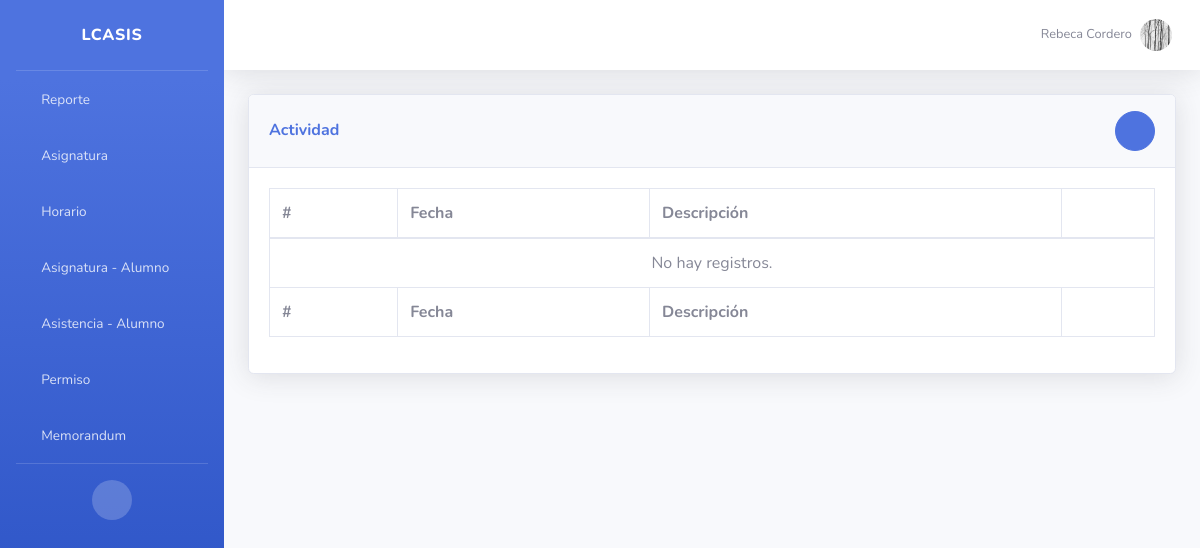
The page /actividad/ (signed in) on the database as committed earlier.
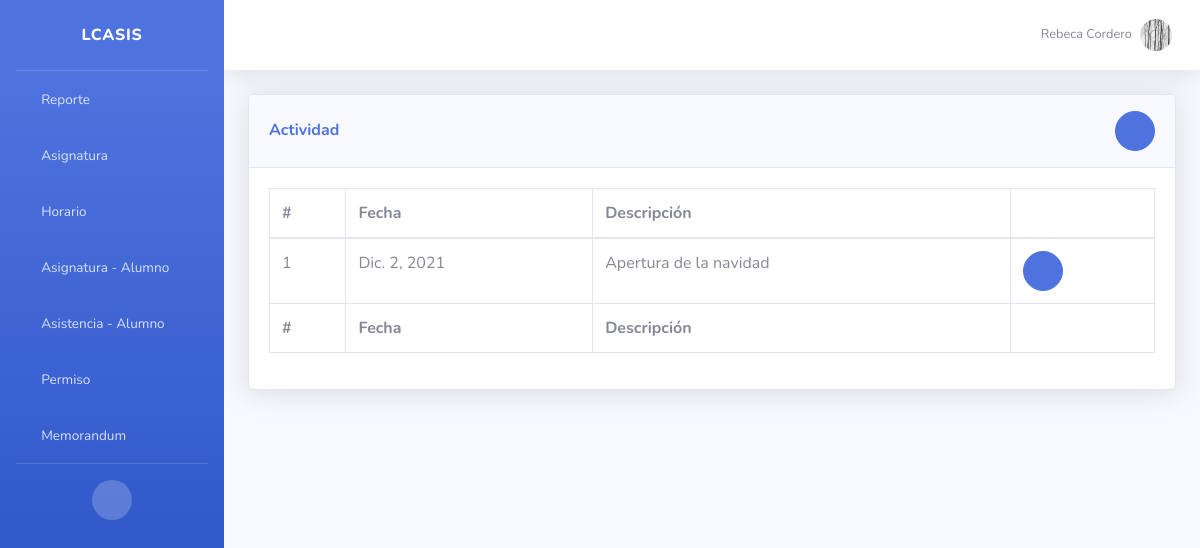
The same page on the database as committed later.
### app/models.py (models this page shows)
class Actividad(models.Model):
	fecha = models.DateField()
	descripcion = models.CharField(max_length=100)
	participantes = models.ManyToManyField(Personal)

### app/views.py (the view)
# urls.py: path('actividad/', views.Actividad.as_view(), name="actividad"),
class Actividad(GroupRequiredMixin, ListView):
	group_required = u'secretario'
	template_name = "actividad/index.html"
	model = models.Actividad

### app/templatetags/app_extras.py (called while the page is built)
@register.simple_tag
def get_user_lca(usuario):
	grupo = usuario.groups.all()[0].name
	if grupo == 'alumno':
		return Alumno.objects.get(usuario_id=usuario.id)
	else:
		return Personal.objects.get(usuario_id=usuario.id)

@register.simple_tag
def get_grupo_lca(grupos):
	return grupos.all()[0].name

### templates/actividad/index.html
{% extends "bases/dashboard.html" %}
{% block content %}
<div class="card shadow mb-4">
    <div class="card-header py-3 d-flex justify-content-between align-items-center">
        <h6 class="m-0 font-weight-bold text-primary">Actividad</h6>
        <a href="{% url 'agregar_actividad' %}" class="btn btn-circle btn-primary"><i class="fas fa-fw fa-plus"></i></a>
    </div>
    <div class="card-body">
        <div class="table-responsive">
            <table class="table table-bordered" id="dataTable" width="100%" cellspacing="0">
                <thead>
                    <tr>
                        <th>#</th>
                        <th>Fecha</th>
                        <th>Descripción</th>
                        <th></th>
                    </tr>
                </thead>
                <tfoot>
                    <tr>
                        <th>#</th>
                        <th>Fecha</th>
                        <th>Descripción</th>
                        <th></th>
                    </tr>
                </tfoot>
                <tbody>
                    {% for object in object_list %}
                    <tr>
                        <td>{{ object.id }}</td>
                        <td>{{ object.fecha }}</td>
                        <td>{{ object.descripcion }}</td>
                        <td>
                            <a href="{% url 'ver_actividad' object.id %}" class="btn btn-circle btn-primary"><i class="fas fa-fw fa-eye"></i></a>
                        </td>
                    </tr>
                    {% empty %}
                    <tr>
                        <td colspan="5" class="text-center">No hay registros.</td>
                    </tr>
                    {% endfor %}
                </tbody>
            </table>
        </div>
    </div>
</div>
{% endblock %}

Rows that differ between the two databases and show on the page:
added Actividad: id "1", fecha "Dic. 2, 2021", descripcion "Apertura de la navidad"
Other text that changed with them:
text no longer shown: "No hay registros."
